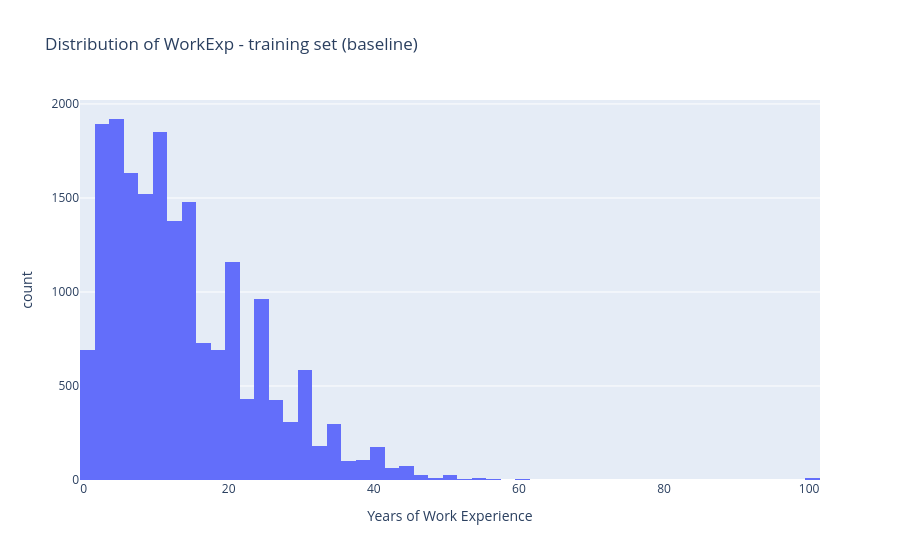

The code cell stored with this chart in its notebook:
### Code cell
fig = px.histogram(
    X_processed,
    x="WorkExp",
    nbins=60,
    title="Distribution of WorkExp - training set (baseline)",
    labels={"WorkExp": "Years of Work Experience"},
)
fig.update_layout(showlegend=False)
fig.show()

### Figure 1 — Plotly figure (JSON) as saved in the notebook; plotly's stock layout.template omitted (floating-point values rounded to 4 significant figures; data arrays with more than 128 entries replaced by an {"elided": "..."} marker saying what was removed)
{"data": [{"bingroup": "x", "hovertemplate": "Years of Work Experience=%{x}<br>count=%{y}<extra></extra>", "legendgroup": "", "marker": {"color": "#636efa", "pattern": {"shape": ""}}, "name": "", "nbinsx": 60, "orientation": "v", "showlegend": false, "type": "histogram", "x": {"elided": "19157 float values"}, "xaxis": "x", "yaxis": "y"}], "layout": {"barmode": "relative", "legend": {"tracegroupgap": 0}, "showlegend": false, "title": {"text": "Distribution of WorkExp - training set (baseline)"}, "xaxis": {"anchor": "y", "domain": [0, 1], "title": {"text": "Years of Work Experience"}}, "yaxis": {"anchor": "x", "domain": [0, 1], "title": {"text": "count"}}}}
